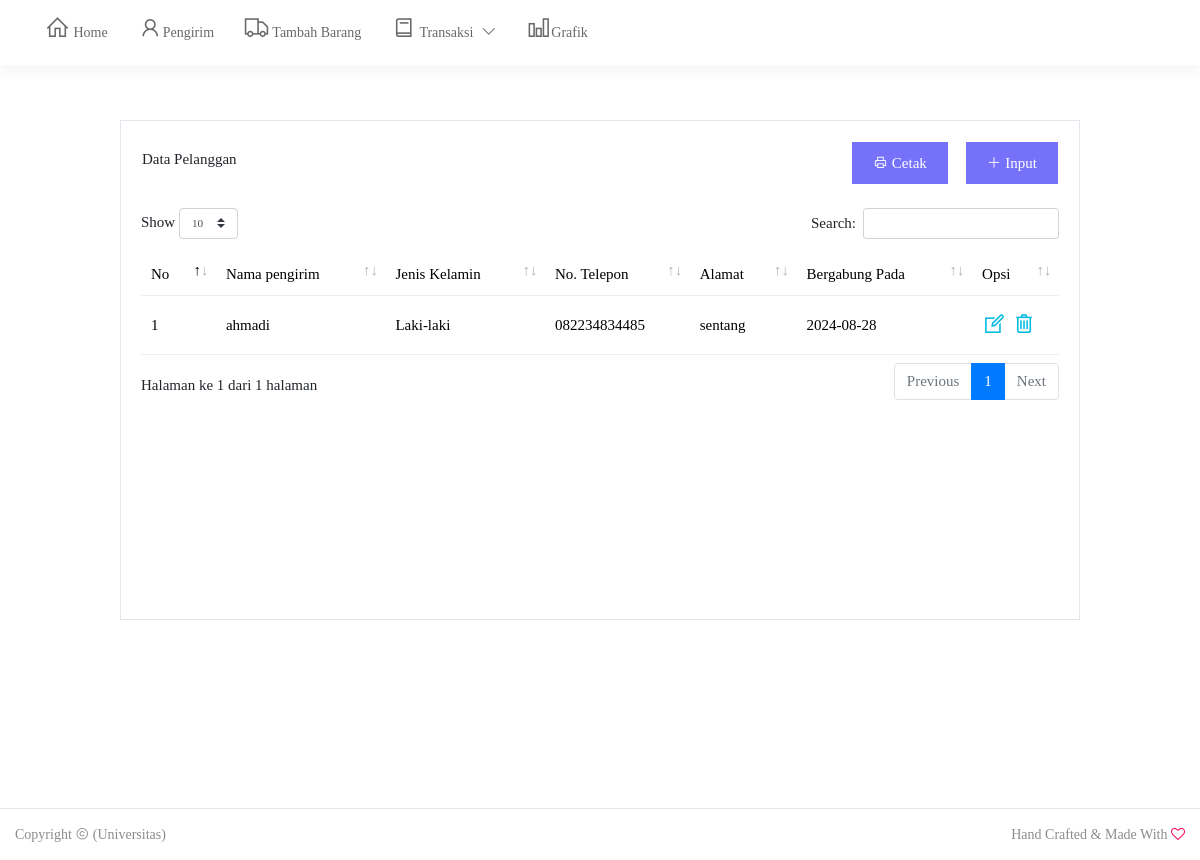
The page /menu/index.php?menu=data-pelanggan/datapelanggan (signed in) on the database its author committed.
### tables this page shows
CREATE TABLE `tb_pelanggan` (
  `id_pelanggan` int(11) NOT NULL,
  `nama_pelanggan` varchar(50) DEFAULT NULL,
  `jenis_kelamin` enum('Laki-laki','Perempuan') DEFAULT NULL,
  `no_telp` varchar(50) DEFAULT NULL,
  `alamat` varchar(100) DEFAULT NULL,
  `bergabung_pada` date DEFAULT NULL
);

### menu/data-pelanggan/datapelanggan.php (the view, shortened to what this page needs)
<div class="content">
	<div class="tabel">
		<table width="100%">
			<tr>
				<td><h5>Data Pelanggan</h5></td>
				<td width="10%">
					<a class="button btn-blue" href="data-pelanggan/cetakpelanggan.php" target="_blank"><i class="la la-print"></i> Cetak</button>
				</td>
				<td align="right" width="12%">
					<button class="button btn-blue" onclick="document.location.href='?menu=data-pelanggan/inputpelanggan'"><i class="la la-plus"></i> Input</button>
				</td>
			</tr>
		</table>
		<br>
		<table class="table_data" width="100%">
			<thead>
				<td>No</td>
				<td>Nama pengirim</td>
				<td>Jenis Kelamin</td>
				<td>No. Telepon</td>
				<td>Alamat</td>
				<td>Bergabung Pada</td>
				<td>Opsi</td>
			</thead>
			<tbody>
				<?php
					$no = 0;
					$q = mysqli_query($koneksi, "SELECT * FROM tb_pelanggan ORDER BY nama_pelanggan ASC");
					while ($data = mysqli_fetch_assoc($q)) {
						$no++;
				?>
					<tr>
						<td><?php echo $no; ?></td>
						<td><?php echo $data['nama_pelanggan']; ?></td>
						<td><?php echo $data['jenis_kelamin']; ?></td>
						<td><?php echo $data['no_telp']; ?></td>
						<td><?php echo $data['alamat']; ?></td>
						<td><?php echo $data['bergabung_pada']; ?></td>
						<td>
							<a href="?menu=data-pelanggan/editpelanggan&id_pelanggan=<?php echo $data['id_pelanggan']; ?>&opsi=edit" class="opsi"><i class="la la-edit"></i></a>
							<a href="?menu=data-pelanggan/inputpelanggan&id_pelanggan=<?php echo $data['id_pelanggan']; ?>&opsi=hapus" onclick="return konfirmasi();" class="opsi"><i class="la la-trash-alt"></i></a>
						</td>
					</tr>
				<?php
					}
				?>
			</tbody>
		</table>
	</div>
</div>

### asset/css/menu.css (style rules this page uses)
.content { width: 100%; min-height: 500px; background: transparent; padding: 50px 120px 40px 120px; top: 70px; position: absolute; z-index: -1; }
.content h5 { font-family: roboto-medium; font-size: 15px; }
.tabel { width: 100%; min-height: 500px; background: #fff; border: solid 1px #e3e7ed; padding: 20px; font-size: 15px; margin-bottom: 200px; }
.table_data { color: #000; }
.table_data thead td { background-color: #fff; padding: 10px; font-family: roboto-medium; }
.table_data td { padding: 10px; border-bottom: solid 1px #eee; }
.opsi { color: #00BBE0; font-size: 25px; }
.button { display: inline-block; text-align: center; white-space: nowrap; user-select: none; border: 1px solid transparent; padding: 0.562rem 1.25rem; font-size: 15px; font-family: roboto-medium; color: #fff; }
.btn-blue { background: #7571f9; }

### rows shown on the page
tb_pelanggan: nama_pelanggan "ahmadi", jenis_kelamin "Laki-laki", no_telp "082234834485", alamat "sentang", bergabung_pada "2024-08-28"
